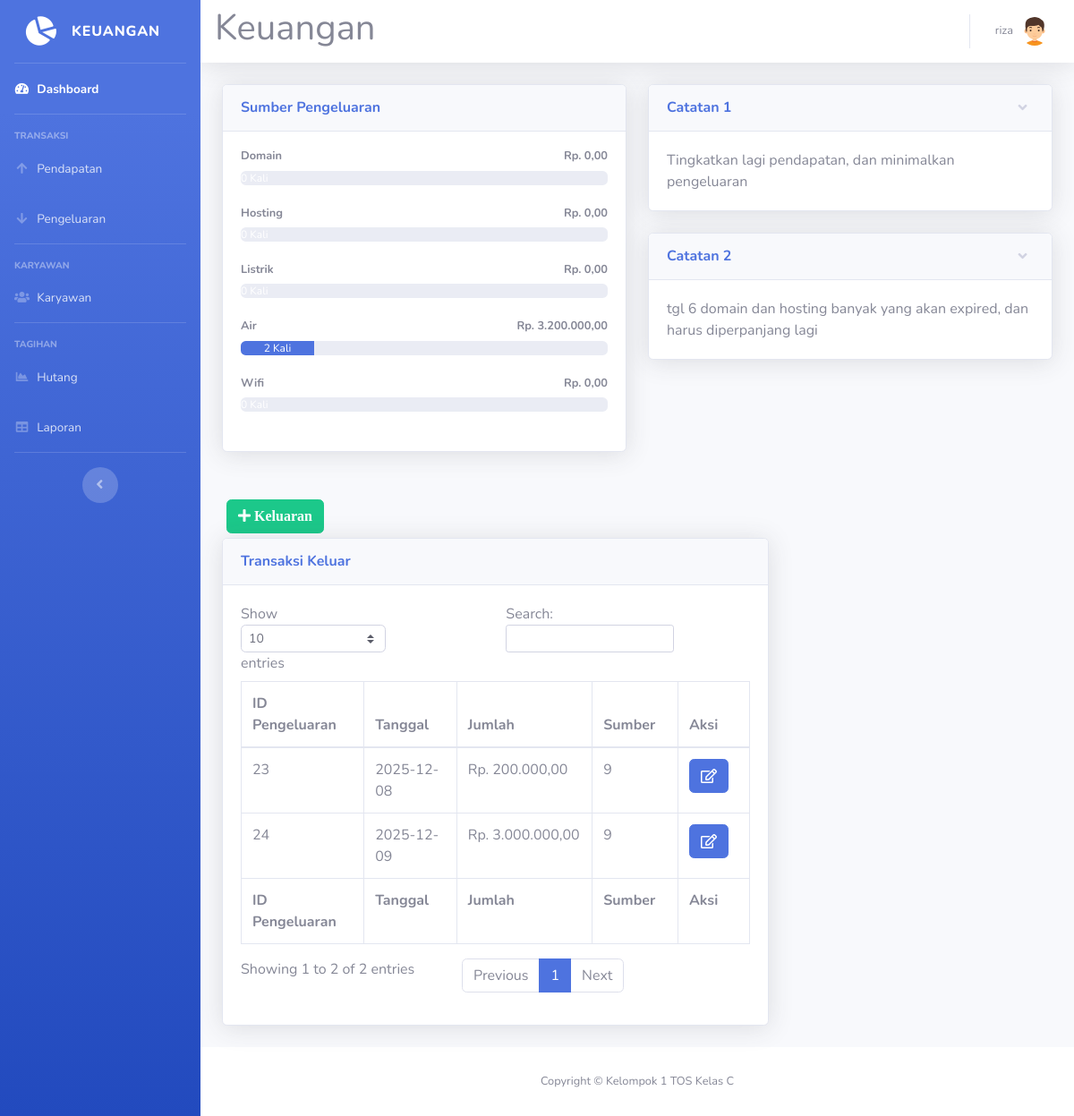
Screenshot of /pengeluaran.php (signed in) with the database file from the repository.
### tables this page shows
CREATE TABLE `sumber` (
  `id_sumber` int NOT NULL,
  `nama` varchar(40) NOT NULL
);

CREATE TABLE `catatan` (
  `id_catatan` int NOT NULL,
  `catatan` text NOT NULL
);

CREATE TABLE `pengeluaran` (
  `id_pengeluaran` int NOT NULL,
  `tgl_pengeluaran` date NOT NULL,
  `jumlah` int NOT NULL,
  `id_sumber` int NOT NULL
);

### pengeluaran.php (the view, shortened to what this page needs)
<!DOCTYPE html>
<html lang="en">
<head>
  <link href="vendor/fontawesome-free/css/all.min.css" rel="stylesheet" type="text/css">
  <link href="css/sb-admin-2.min.css" rel="stylesheet">
</head>
<body id="page-top">
<?php
require 'koneksi.php';
require ('sidebar.php');
?>
      <div id="content">
<?php require ('navbar.php');?>
        <div class="container-fluid">
          <div class="row">
            <div class="col-lg-6 mb-4">
              <div class="card shadow mb-4">
                <div class="card-header py-3">
                  <h6 class="m-0 font-weight-bold text-primary">Sumber Pengeluaran</h6>
                </div>
                <div class="card-body">
				<?php
				$namasumber1 = mysqli_query($koneksi,"SELECT * FROM `sumber` where id_sumber= 6 ");
				$sumbern1= mysqli_fetch_assoc($namasumber1);
				$namasumber2 = mysqli_query($koneksi,"SELECT * FROM `sumber` where id_sumber= 7 ");
				$sumbern2= mysqli_fetch_assoc($namasumber2);
				$namasumber3 = mysqli_query($koneksi,"SELECT * FROM `sumber` where id_sumber= 8 ");
				$sumbern3= mysqli_fetch_assoc($namasumber3);
				$namasumber4 = mysqli_query($koneksi,"SELECT * FROM `sumber` where id_sumber= 9 ");
				$sumbern4= mysqli_fetch_assoc($namasumber4);
				$namasumber5 = mysqli_query($koneksi,"SELECT * FROM `sumber` where id_sumber= 10 ");
				$sumbern5= mysqli_fetch_assoc($namasumber5);
        $arrayhasil1 = [];
				$jumlahhasil1 = array_sum($arrayhasil1);
        $arrayhasil2 = [];
				$jumlahhasil2 = array_sum($arrayhasil2);
        $arrayhasil3 = [];
				$jumlahhasil3 = array_sum($arrayhasil3);
        $arrayhasil4 = [];
				$hasil4=mysqli_query($koneksi,"SELECT * FROM pengeluaran where id_sumber = 9");
				while ($jumlah4=mysqli_fetch_array($hasil4)){
				$arrayhasil4[] = $jumlah4['jumlah'];
				}
				$jumlahhasil4 = array_sum($arrayhasil4);
        $arrayhasil5 = [];
				$jumlahhasil5 = array_sum($arrayhasil5);
				$sumber1 = mysqli_query($koneksi,"SELECT id_sumber FROM pengeluaran where id_sumber ='6'");
				$sumber1text = mysqli_num_rows($sumber1);
				$sumber1 = mysqli_num_rows($sumber1);
				$sumber1 = $sumber1 * 10;
				$sumber2 = mysqli_query($koneksi,"SELECT id_sumber FROM pengeluaran where id_sumber ='7'");
				$sumber2text = mysqli_num_rows($sumber2);
				$sumber2 = mysqli_num_rows($sumber2);
				$sumber2 = $sumber2 * 10;
				$sumber3 = mysqli_query($koneksi,"SELECT id_sumber FROM pengeluaran where id_sumber ='8'");
				$sumber3text = mysqli_num_rows($sumber3);
				$sumber3 = mysqli_num_rows($sumber3);
				$sumber3 = $sumber3 * 10;
				$sumber4 = mysqli_query($koneksi,"SELECT id_sumber FROM pengeluaran where id_sumber ='9'");
				$sumber4text = mysqli_num_rows($sumber4);
				$sumber4 = mysqli_num_rows($sumber4);
				$sumber4 = $sumber4 * 10;
				$sumber5 = mysqli_query($koneksi,"SELECT id_sumber FROM pengeluaran where id_sumber ='10'");
				$sumber5text = mysqli_num_rows($sumber5);
				$sumber5 = mysqli_num_rows($sumber5);
				$sumber5 = $sumber5 * 10;
				echo '
                  <h4 class="small font-weight-bold">'.$sumbern1['nama'].'<span class="float-right">Rp. '.number_format($jumlahhasil1,2,',','.').'</span></h4>
                  <div class="progress mb-4">
                    <div class="progress-bar bg-danger" role="progressbar" style="width:'.$sumber1.'%" aria-valuenow="50" aria-valuemin="0" aria-valuemax="100">'.$sumber1text.' Kali</div>
                  </div>
				  <h4 class="small font-weight-bold">'.$sumbern2['nama'].'<span class="float-right">Rp. '.number_format($jumlahhasil2,2,',','.').'</span></h4>
                  <div class="progress mb-4">
                    <div class="progress-bar bg-warning" role="progressbar" style="width:'.$sumber2.'%" aria-valuenow="50" aria-valuemin="0" aria-valuemax="100">'.$sumber2text.' Kali</div>
                  </div>
				  <h4 class="small font-weight-bold">'.$sumbern3['nama'].'<span class="float-right">Rp. '.number_format($jumlahhasil3,2,',','.').'</span></h4>
                  <div class="progress mb-4">
                    <div class="progress-bar bg-info" role="progressbar" style="width:'.$sumber3.'%" aria-valuenow="50" aria-valuemin="0" aria-valuemax="100">'.$sumber3text.' Kali</div>
                  </div>
				  <h4 class="small font-weight-bold">'.$sumbern4['nama'].'<span class="float-right">Rp. '.number_format($jumlahhasil4,2,',','.').'</span></h4>
                  <div class="progress mb-4">
                    <div class="progress-bar bg-primary" role="progressbar" style="width:'.$sumber4.'%" aria-valuenow="50" aria-valuemin="0" aria-valuemax="100">'.$sumber4text.' Kali</div>
                  </div>
				  <h4 class="small font-weight-bold">'.$sumbern5['nama'].'<span class="float-right">Rp. '.number_format($jumlahhasil5,2,',','.').'</span></h4>
                  <div class="progress mb-4">
                    <div class="progress-bar bg-success" role="progressbar" style="width:'.$sumber5.'%" aria-valuenow="50" aria-valuemin="0" aria-valuemax="100">'.$sumber5text.' Kali</div>
                  </div>';
				  ?>
                </div>
              </div>
			  </div>
			              <div class="col-lg-6">
              <div class="card shadow mb-4">
                <a href="#collapseCardExample" class="d-block card-header py-3" data-toggle="collapse" role="button" aria-expanded="true" aria-controls="collapseCardExample">
                  <h6 class="m-0 font-weight-bold text-primary">Catatan 1</h6>
                </a>
                <div class="collapse show" id="collapseCardExample">
                  <div class="card-body">
                    <?php
					$catatan = mysqli_query($koneksi, "SELECT catatan From catatan WHERE id_catatan = 3");
					$catatan = mysqli_fetch_array($catatan);
					echo $catatan['catatan'];
					?>
                  </div>
                </div>
              </div>
			                <div class="card shadow mb-4">
                <a href="#collapseCardExample1" class="d-block card-header py-3" data-toggle="collapse" role="button" aria-expanded="true" aria-controls="collapseCardExample1">
                  <h6 class="m-0 font-weight-bold text-primary">Catatan 2</h6>
                </a>
                <div class="collapse show" id="collapseCardExample1">
                  <div class="card-body">
                     <?php
					$catatan = mysqli_query($koneksi, "SELECT catatan From catatan WHERE id_catatan = 4");
					$catatan = mysqli_fetch_array($catatan);
					echo $catatan['catatan'];
					?>
                  </div>
                </div>
              </div>
			  </div>
			  </div>
			<button type="button" class="btn btn-success" style="margin:5px" data-toggle="modal" data-target="#myModalTambah"><i class="fa fa-plus"> Keluaran</i></button><br>
	<div class="row">
		<div class="col-xl-8 col-lg-7">
          <div class="card shadow mb-4">
            <div class="card-header py-3">
              <h6 class="m-0 font-weight-bold text-primary">Transaksi Keluar</h6>
            </div>
            <div class="card-body">
              <div class="table-responsive">
                <table class="table table-bordered" id="dataTable" width="100%" cellspacing="0">
                  <thead>
                    <tr>
                      <th>ID Pengeluaran</th>
                      <th>Tanggal</th>
                      <th>Jumlah</th>
                      <th>Sumber</th>
					  <th>Aksi</th>
                    </tr>
                  </thead>
                  <tfoot>
                    <tr>
                      <th>ID Pengeluaran</th>
                      <th>Tanggal</th>
                      <th>Jumlah</th>
                      <th>Sumber</th>
                      <th>Aksi</th>
                    </tr>
                  </tfoot>
                  <tbody>
				  <?php
$query = mysqli_query($koneksi,"SELECT * FROM pengeluaran");
while ($data = mysqli_fetch_assoc($query))
{
?>
                    <tr>
                      <td><?=$data['id_pengeluaran']?></td>
                      <td><?=$data['tgl_pengeluaran']?></td>
                      <td>Rp. <?=number_format($data['jumlah'],2,',','.');?></td>
                      <td><?=$data['id_sumber']?></td>
					  <td>
<a href="#" type="button" class=" fa fa-edit btn btn-primary btn-md" data-toggle="modal" data-target="#myModal<?php echo $data['id_pengeluaran']; ?>"></a>
</td>
</tr>
<?php
}
?>
                  </tbody>
                </table>
              </div>
            </div>
          </div>
		  	</div>
       </div>
      </div>
<?php require 'footer.php'?>
    </div>
  </div>
  </div>
</body>
</html>

### rows the page displays
sumber: nama "Domain"
sumber: nama "Hosting"
sumber: nama "Listrik"
sumber: nama "Air"
sumber: nama "Wifi"
catatan: catatan "Tingkatkan lagi pendapatan, dan minimalkan pengeluaran"
catatan: catatan "tgl 6 domain dan hosting banyak yang akan expired, dan harus diperpanjang lagi"
pengeluaran: id_pengeluaran "23", tgl_pengeluaran "2025-12-08", jumlah "200.000,00", id_sumber "9"
pengeluaran: id_pengeluaran "24", tgl_pengeluaran "2025-12-09", jumlah "3.000.000,00", id_sumber "9"

### other values shown
$_SESSION['nama'] "riza"
$jumlahhasil1 "0,00"
$jumlahhasil2 "0,00"
$jumlahhasil3 "0,00"
$jumlahhasil4 "3.200.000,00"
$sumber4text "2"
$jumlahhasil5 "0,00"
